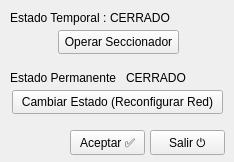
<?xml version="1.0" encoding="UTF-8"?>
<ui version="4.0">
 <class>Form</class>
 <widget class="QWidget" name="Form">
  <property name="windowModality">
   <enum>Qt::ApplicationModal</enum>
  </property>
  <property name="geometry">
   <rect>
    <x>0</x>
    <y>0</y>
    <width>234</width>
    <height>162</height>
   </rect>
  </property>
  <property name="windowTitle">
   <string>Operar</string>
  </property>
  <property name="inputMethodHints">
   <set>Qt::ImhNone</set>
  </property>
  <widget class="QPushButton" name="cmdOperar">
   <property name="geometry">
    <rect>
     <x>58</x>
     <y>30</y>
     <width>121</width>
     <height>24</height>
    </rect>
   </property>
   <property name="text">
    <string>Operar Seccionador</string>
   </property>
  </widget>
  <widget class="QPushButton" name="cmdReconfigurar">
   <property name="geometry">
    <rect>
     <x>12</x>
     <y>90</y>
     <width>211</width>
     <height>24</height>
    </rect>
   </property>
   <property name="text">
    <string>Cambiar Estado (Reconfigurar Red)</string>
   </property>
  </widget>
  <widget class="QPushButton" name="cmdSalir">
   <property name="geometry">
    <rect>
     <x>150</x>
     <y>130</y>
     <width>75</width>
     <height>25</height>
    </rect>
   </property>
   <property name="text">
    <string>Salir ⏻</string>
   </property>
   <property name="shortcut">
    <string>Esc</string>
   </property>
  </widget>
  <widget class="QLabel" name="label1">
   <property name="geometry">
    <rect>
     <x>10</x>
     <y>10</y>
     <width>100</width>
     <height>16</height>
    </rect>
   </property>
   <property name="text">
    <string>Estado Temporal :</string>
   </property>
  </widget>
  <widget class="QLabel" name="lblElemento">
   <property name="geometry">
    <rect>
     <x>126</x>
     <y>68</y>
     <width>70</width>
     <height>20</height>
    </rect>
   </property>
   <property name="text">
    <string>CERRADO</string>
   </property>
  </widget>
  <widget class="QLabel" name="lblEstado">
   <property name="geometry">
    <rect>
     <x>110</x>
     <y>10</y>
     <width>71</width>
     <height>16</height>
    </rect>
   </property>
   <property name="text">
    <string>CERRADO</string>
   </property>
  </widget>
  <widget class="QLabel" name="label2">
   <property name="geometry">
    <rect>
     <x>10</x>
     <y>70</y>
     <width>110</width>
     <height>16</height>
    </rect>
   </property>
   <property name="text">
    <string>Estado Permanente :</string>
   </property>
  </widget>
  <widget class="QPushButton" name="cmdAceptar">
   <property name="geometry">
    <rect>
     <x>70</x>
     <y>130</y>
     <width>75</width>
     <height>25</height>
    </rect>
   </property>
   <property name="text">
    <string>Aceptar ✅</string>
   </property>
   <property name="shortcut">
    <string>Return</string>
   </property>
  </widget>
 </widget>
 <resources/>
 <connections/>
</ui>
